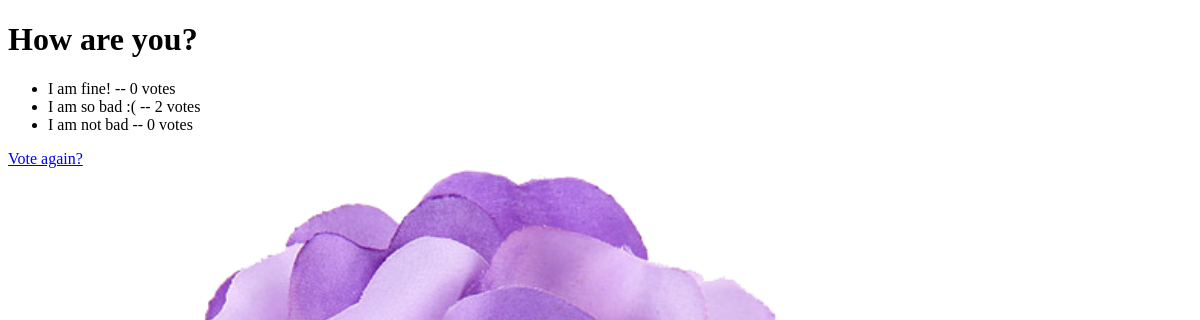
The app's page /polls/1/results/, older data.
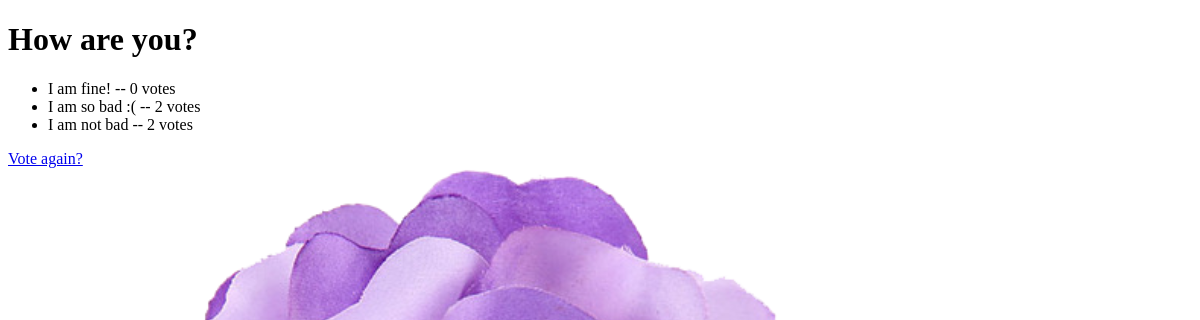
The same page, newer data.
### polls/models.py (models this page shows, shortened)
class Choice(models.Model):
    question = models.ForeignKey(Question, on_delete=models.CASCADE)
    choice_text = models.CharField(max_length=200)
    votes = models.IntegerField(default=0)

### polls/views.py (the view)
# urls.py: path("<int:pk>/results/", views.ResultsView.as_view(), name="results"),
class ResultsView(generic.DetailView):
    model = Question
    template_name = "polls/results.html"

### polls/templates/polls/results.html (shortened to what this page needs)
<!DOCTYPE html>
<html lang="en">
<head>
</head>
<body>
{% load static %}
<link rel="stylesheet" href="{% static 'polls/css/style.css' %}">
<h1>{{ question.question_text }}</h1>
<ul>
{% for choice in question.choice_set.all %}
    <li>{{ choice.choice_text }} -- {{ choice.votes }} vote{{ choice.votes|pluralize }}</li>
{% endfor %}
</ul>
<a href="{% url 'polls:detail' question.id %}">Vote again?</a>
</body>
</html>

Row changes from the older to the newer data that the page shows:
changed Choice "I am not bad": votes "0" → "2"
